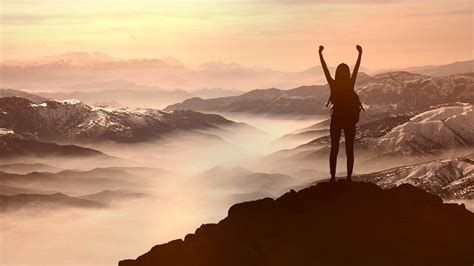
#> input picture Cartoonifier/test.jpeg, 474 x 266 px
$ python -i cartoonify.py   (imports and definitions only)
#> lines starting #> are read from the running program, lines starting #| are printed output that depends on the picture
import cv2


def cartoonify(file):
#> called with file = 'test.jpeg'
    img = cv2.imread(file)
#> img is the input picture: shape (266, 474, 3); mean B, G, R 107.7, 136.6, 175.5

    # Get the edges
    gray = cv2.cvtColor(img, cv2.COLOR_BGR2GRAY)
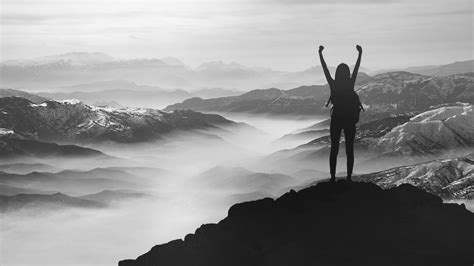
#> gray: shape (266, 474); min 7, max 250, mean 145
    gray = cv2.medianBlur(gray, 3)
    edges = cv2.adaptiveThreshold(gray, 255, cv2.ADAPTIVE_THRESH_MEAN_C,
                                  cv2.THRESH_BINARY, 7, 7)
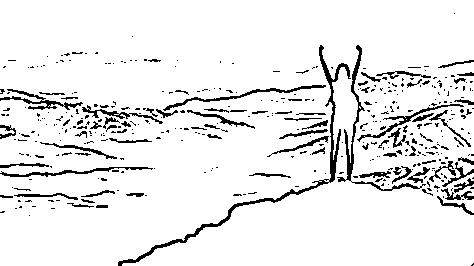
#> edges: shape (266, 474); 91.8% white; black in thin lines or dots

    color = cv2.bilateralFilter(img, 3, 300, 300)

    cartoon = cv2.bitwise_and(color, color, mask=edges)
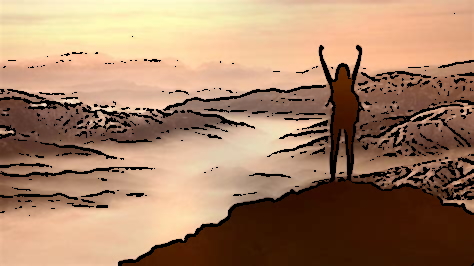
#> cartoon: shape (266, 474, 3); mean B, G, R 102.5, 129.7, 165.3

    return cartoon

>>> result = cartoonify('test.jpeg')
